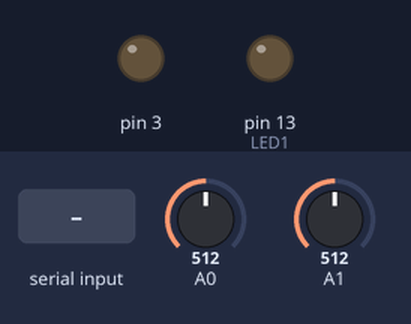
Simulated run of this sketch. Board: Arduino Uno, built with avr-gcc and run on an emulated ATmega328P. On the bench: output pins drawn as LEDs (lit = HIGH). The inputs (shaded band) are chosen by the test bench; at power-on: A0 = 512, A1 = 512. What the sketch prints to the serial monitor is not drawn.

Above: at 1.2 s.
1.3 s: byte 1 (1) received over Serial
At 2.0 s:
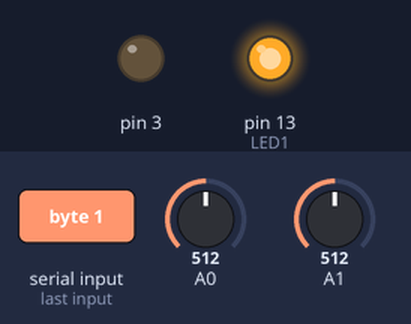
2.8 s: A0 set to 992
5.8 s: A0 set to 1011
7.5 s: A1 set to 534
10.5 s: A1 set to 558
Timing chart, 0 to 13.5 s (numbered marks = the images above; inputs shaded):
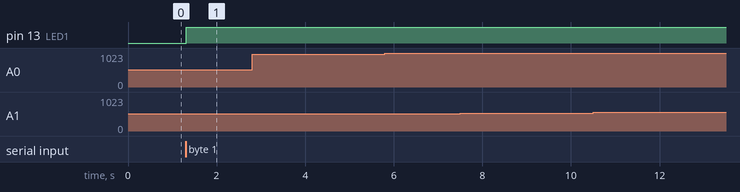

Measured:
- after the input at 1.3 s, pin 13 (LED1): LOW → HIGH at once
- after the input at 2.8 s, every drawn part: stays the same
- after the input at 5.8 s, every drawn part: stays the same
- after the input at 7.5 s, every drawn part: stays the same
- after the input at 10.5 s, every drawn part: stays the same

The sketch:

FinalProject_2022Aurdino_.ino
```cpp
byte val;
//int value = 0;
const int LED1 = 13;
const int LED2 = 7;
const int LED3 = 12;
int xValue = 0 ;
int yValue = 0 ;
int joystickstate = 0;
void setup() {
  pinMode(3, OUTPUT);
 pinMode(LED1, OUTPUT);
  Serial.begin(9600);
}
void loop() {

  xValue = analogRead(A0);
  yValue = analogRead(A1);
  delay(20);
  // Serial.println(xValue);
   //Serial.println(yValue);
//Serial.println(joystickstate);
Serial.write(joystickstate);
if (xValue < 10 && yValue > 450 && yValue < 550 ){

  joystickstate = 3;
  } else if
   (xValue > 1000 && yValue > 450 && yValue < 550){
    joystickstate =1;
    } else if
(yValue > 1000 && xValue > 450 && xValue < 550 ){
  joystickstate = 2;
  } else if
  (yValue == 0 &&  xValue > 450 && xValue < 550){

    joystickstate = 4;
    } else {
      joystickstate = 0;
      }


  if (Serial.available()) { // If data is available to read
    val = Serial.read(); // read it and store it in val
  }
  if (val == 0) { // If 0 received
    digitalWrite(LED1, LOW);
    digitalWrite(LED2, LOW);
        digitalWrite(LED3,LOW);

  }
  else if (val == 1) { // If 1 received
    digitalWrite(LED1, HIGH);

    digitalWrite(LED2, HIGH);

     digitalWrite(LED3, HIGH);

  }


 // value = analogRead(0);
  //Serial.print("X:");
  //Serial.print(value, DEC);

 // value = analogRead(1);
 // Serial.print(" | Y:");
  //Serial.print(value, DEC);


 // serial.write (xValue);

 // serial.write(yValue);
}
```
